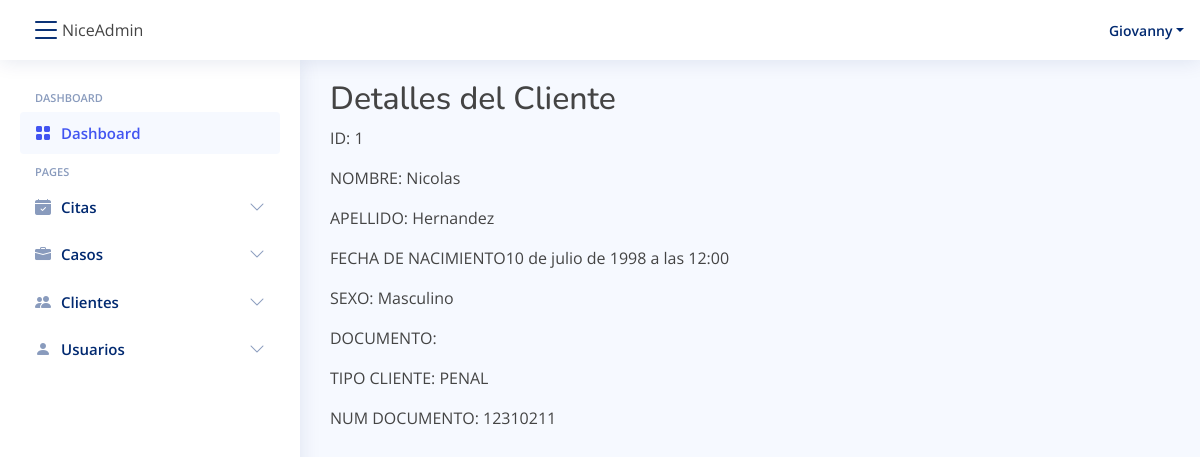
The page /clientes/ClientDetail/1/ (signed in) on the database as committed earlier.
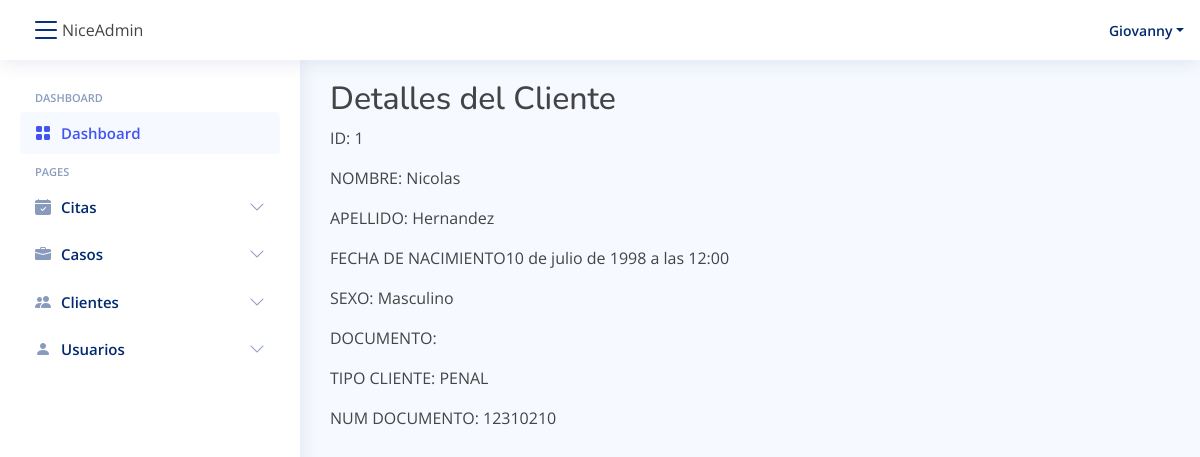
The same page on the database as committed later.
### clientes/models.py (models this page shows, shortened)
class Cliente(models.Model):
    id = models.BigAutoField(primary_key=True)
    nombre = models.CharField(max_length=100)
    apellido = models.CharField(max_length=100)
    fecha_Nac = models.DateTimeField("Fecha Nacimiento")
    sexo = models.CharField(max_length=20)
    documento = models.FileField(
        upload_to="documentos/casos")  # cedula ...
    tipo = models.ForeignKey(
        TipoCliente, on_delete=models.CASCADE, default=0)
    NumDocumento = models.CharField(max_length=20, )

class TipoCliente(models.Model):
    id = models.BigAutoField(primary_key=True)
    titulo = models.CharField(max_length=100)
    descripcion = models.TextField(max_length=200)
    def __str__(self):
        return self.titulo

### clientes/views.py (the view)
# urls.py: path("ClientDetail/<int:pk>/", views.DetailClient, name="ClientDetail"),
def DetailClient(request, pk):
    cliente = get_object_or_404(Cliente, pk=pk)
    return render(request, "clientes/DetailClient.html", {"cliente": cliente})

### clientes/templates/clientes/DetailClient.html
{% extends "base/base.html" %}
{% load static %}
{% block content %}
    <h2>Detalles del Cliente</h2>
    <p>ID: {{cliente.id}}</p>
    <p>NOMBRE: {{cliente.nombre}}</p>
    <p>APELLIDO: {{cliente.apellido}}</p>
    <p>FECHA DE NACIMIENTO{{cliente.fecha_Nac}}</p>
    <p>SEXO: {{cliente.sexo}}</p>
    <p>DOCUMENTO: {{cliente.documento}}</p>
    <p>TIPO CLIENTE: {{cliente.tipo}}</p>
    <p>NUM DOCUMENTO: {{cliente.NumDocumento}}</p>
{% endblock %}

Rows that differ between the two databases and show on the page:
changed Cliente "Nicolas": NumDocumento "12310211" → "12310210"
